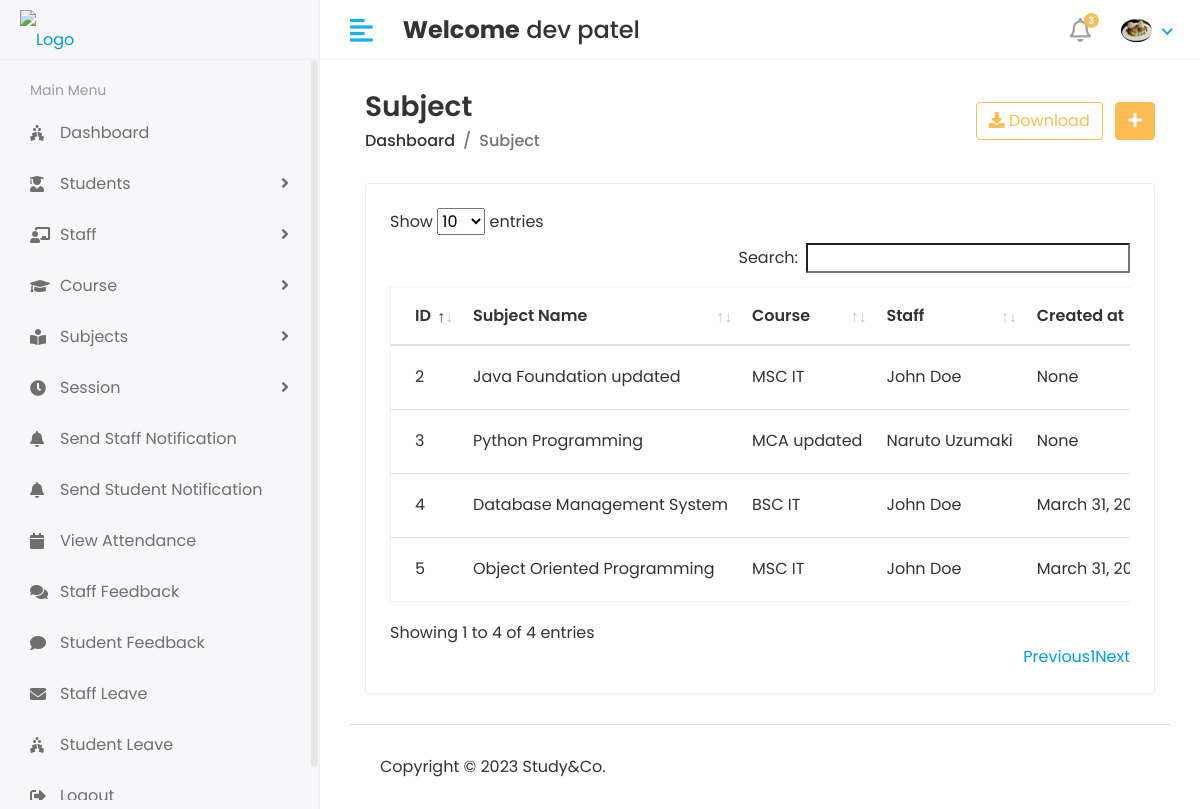
Page /Hod/Subject/View (signed in) on the earlier database version.
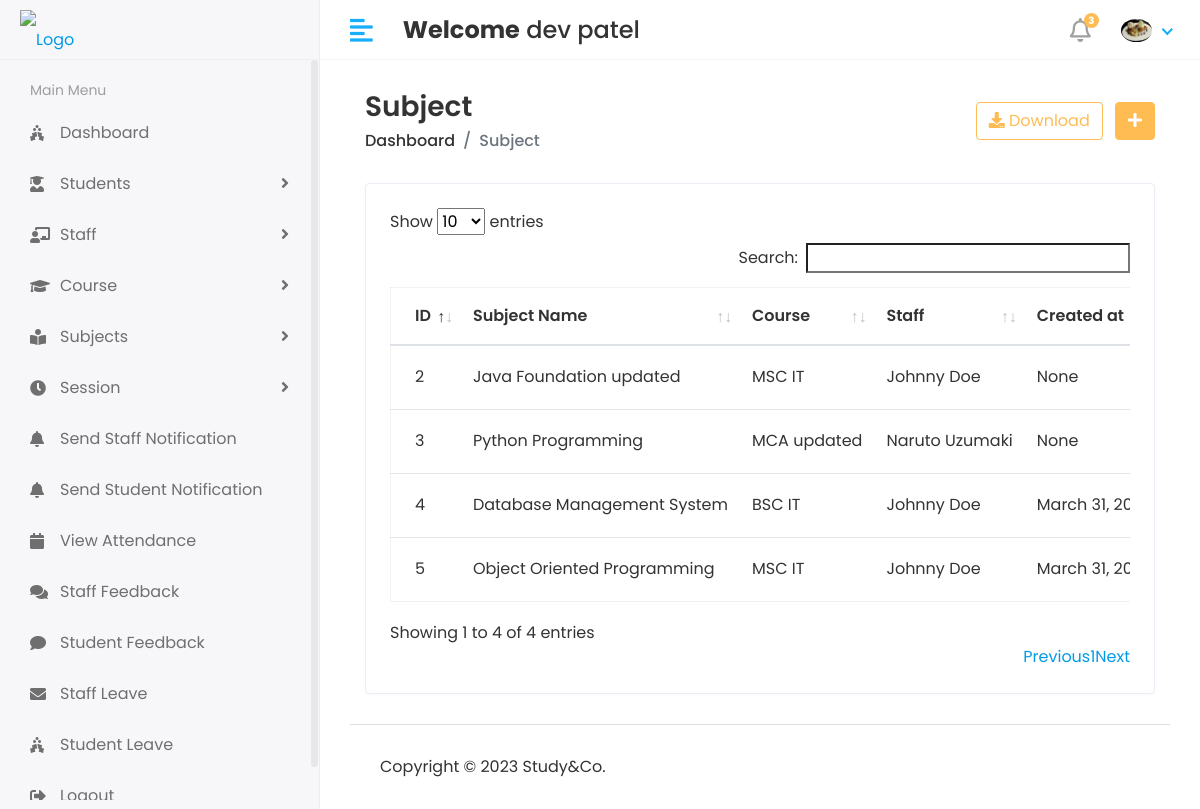
Same page on the later database version.
### StudyApp/models.py (models this page shows, shortened)
class Subject(models.Model):
    name = models.CharField(max_length=100)
    course = models.ForeignKey(Course,on_delete=models.CASCADE)
    staff = models.ForeignKey(Staff,on_delete=models.CASCADE)
    created_at = models.DateTimeField(auto_now_add=True,null = True)
    updated_at = models.DateTimeField(auto_now=True)

class Staff(models.Model):
    admin = models.OneToOneField(CustomUser,on_delete=models.CASCADE)
    address = models.TextField()
    gender = models.CharField(max_length=100)
    created_at = models.DateTimeField(auto_now_add=True)
    updated_at = models.DateTimeField(auto_now=True)

class CustomUser(AbstractUser):
    USER = (
        (1,'HOD'),
        (2,'STAFF'),
        (3,'STUDENT'),
    )
    user_type = models.CharField(choices=USER,max_length=50,default=1)
    profile_pic = models.ImageField(upload_to='media/profile_pic')

class Course(models.Model):
    name = models.CharField(max_length=100)
    created_at = models.DateTimeField(auto_now_add=True)
    updated_at = models.DateTimeField(auto_now=True)
    def __str__(self):
        return self.name

### StudyGo/Hod_Views.py (the view)
# urls.py: path('Hod/Subject/View',Hod_Views.VIEW_SUBJECT,name='view_subject'),
@login_required(login_url='/')
def VIEW_SUBJECT(request):
    subject = Subject.objects.all()
    context = {
        'subject':subject,
    }
    return render(request,'Hod/view_subject.html',context)

### templates/Hod/view_subject.html (shortened to what this page needs)
{% extends 'base.html' %} {% block content %}
<div class="content container-fluid">
  <div class="page-header">
    <div class="row align-items-center">
      <div class="col">
        <h3 class="page-title">Subject</h3>
        <ul class="breadcrumb">
          <li class="breadcrumb-item"><a href="index.html">Dashboard</a></li>
          <li class="breadcrumb-item active">Subject</li>
        </ul>
      </div>
      <div class="col-auto text-right float-right ml-auto">
        <a href="#" class="btn btn-outline-primary mr-2"
          ><i class="fas fa-download"></i> Download</a
        >
        <a href="{% url 'add_subject' %}" class="btn btn-primary"
          ><i class="fas fa-plus"></i
        ></a>
      </div>
    </div>
  </div>
  <div class="row">
    <div class="col-sm-12">
      <div class="card card-table">
        <div class="card-body">
          <div class="table-responsive">
            <table id="table_id" class="table table-hover table-center mb-0">
              <thead>
                <tr>
                  <th>ID</th>
                  <th>Subject Name</th>
                  <th>Course</th>
                  <th>Staff</th>
                  <th>Created at</th>
                </tr>
              </thead>
              <tbody>
                {% for i in subject %}
                <tr>
                  <td>{{i.id}}</td>
                  <td>{{i.name}}</td>
                  <td>{{i.course}}</td>
                  <td>
                    {{i.staff.admin.first_name}} {{i.staff.admin.last_name}}
                  </td>
                  <td>{{i.created_at}}</td>
                </tr>
                {% endfor %}
              </tbody>
            </table>
          </div>
        </div>
      </div>
    </div>
  </div>
</div>
{% endblock content %}

Differences in the rows shown:
changed through a linked row, Subject "Java Foundation updated": staff.admin.first_name "John" → "Johnny"
changed through a linked row, Subject "Database Management System": staff.admin.first_name "John" → "Johnny"
changed through a linked row, Subject "Object Oriented Programming": staff.admin.first_name "John" → "Johnny"
